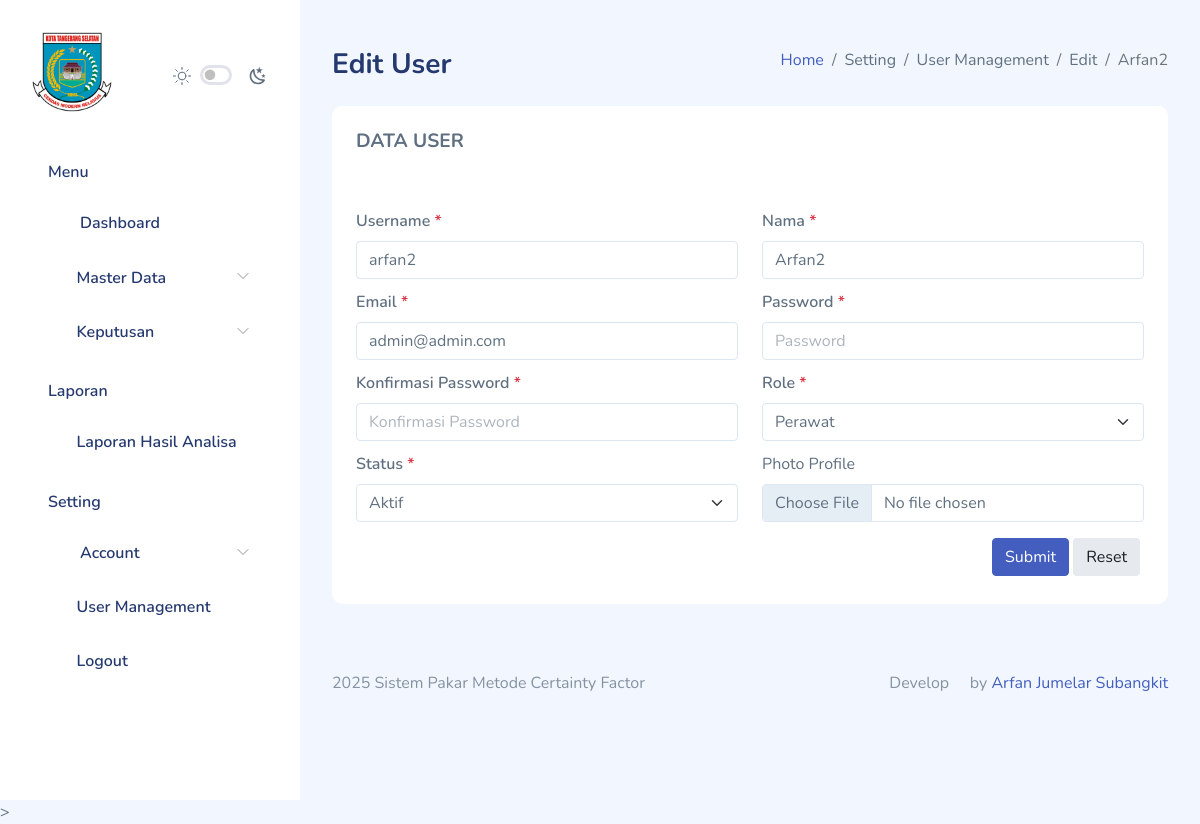
The app's page /user_management/edit_users.php?id=5 (signed in) with its own data.
### tables this page shows
CREATE TABLE `users` (
  `id` int(11) NOT NULL,
  `username` varchar(250) NOT NULL,
  `nama` varchar(250) NOT NULL,
  `email` varchar(250) NOT NULL,
  `password` varchar(250) NOT NULL,
  `role` enum('Admin','Perawat') NOT NULL,
  `status` enum('Aktif','Tidak Aktif') NOT NULL,
  `avatar` varchar(250) NOT NULL,
  `created_at` timestamp NOT NULL DEFAULT current_timestamp(),
  `updated_at` timestamp NULL DEFAULT NULL
);

### functions.php (called while the page is built, shortened)
<?php
$db = mysqli_connect("localhost", "root", "", "dev-arfan");
function query($query)
{
    global $db;
    $result = mysqli_query($db, $query);
    $rows = [];
    if ($result) {
        if (mysqli_num_rows($result) > 0) {
            while ($row = mysqli_fetch_assoc($result)) {
                $rows[] = $row;
            }
        }
    } else {
        echo "Error: " . mysqli_error($db);
    }
    return $rows;
}

### user_management/edit_users.php (the view, shortened to what this page needs)
<?php
include_once("../auth_check.php");
if (isset($_GET["id"]) && is_numeric($_GET["id"])) {
    $id = $_GET["id"];
} else {
    header("HTTP/1.1 404 Not Found");
    include("../error/error-404.html");
    exit;
}
$users = query("SELECT * FROM users WHERE id = $id");
$users = $users[0];
?>
<!DOCTYPE html>
<html lang="en">
<head>
    <link rel="stylesheet" href="../assets/extensions/sweetalert2/sweetalert2.min.css">
    <link rel="stylesheet" href="../assets/compiled/css/app.css">
    <link rel="stylesheet" href="../assets/compiled/css/app-dark.css">
    <link rel="stylesheet" href="../assets/extensions/@fortawesome/fontawesome-free/css/all.min.css">
</head>
<body>
    <div id="app">
        <?php require_once '../partials/sidebar.php'; ?>
        <div id="main">
            <div class="page-heading">
                <div class="page-title mb-3">
                    <div class="row">
                        <div class="col-12 col-md-6 order-md-1 order-last">
                            <h3>Edit User</h3>
                        </div>
                        <div class="col-12 col-md-6 order-md-2 order-first">
                            <nav
                                aria-label="breadcrumb"
                                class="breadcrumb-header float-start float-lg-end">
                                <ol class="breadcrumb">
                                    <li class="breadcrumb-item"><a href="../home">Home</a></li>
                                    <li class="breadcrumb-item" aria-current="page">
                                        Setting
                                    </li>
                                    <li class="breadcrumb-item" aria-current="page">User Management</li>
                                    <li class="breadcrumb-item" aria-current="page">Edit</li>
                                    <li class="breadcrumb-item active" aria-current="page"><?= $users["nama"]; ?></li>
                                </ol>
                            </nav>
                        </div>
                    </div>
                </div>
                <section id="multiple-column-form">
                    <div class="row match-height">
                        <div class="col-12">
                            <div class="card">
                                <div class="card-header">
                                    <h4 class="card-title">DATA USER</h4>
                                </div>
                                <div class="card-content">
                                    <div class="card-body">
                                        <form method="POST" action="" enctype="multipart/form-data" class="form" data-parsley-validate id="myForm">
                                            <div class="row">
                                                <div class="col-md-6 col-12">
                                                    <div class="form-group mandatory">
                                                        <label for="username" class="form-label">Username</label>
                                                        <input
                                                            type="text"
                                                            id="username"
                                                            class="form-control"
                                                            placeholder="Username"
                                                            name="username"
                                                            value="<?= $users["username"]; ?>"
                                                            data-parsley-required="true" />
                                                    </div>
                                                </div>
                                                <div class="col-md-6 col-12">
                                                    <div class="form-group mandatory">
                                                        <label for="nama" class="form-label">Nama</label>
                                                        <input
                                                            type="text"
                                                            id="nama"
                                                            class="form-control"
                                                            placeholder="Nama"
                                                            name="nama"
                                                            value="<?= $users["nama"]; ?>"
                                                            data-parsley-required="true" />
                                                    </div>
                                                </div>
                                                <div class="col-md-6 col-12">
                                                    <div class="form-group mandatory">
                                                        <label for="email" class="form-label">Email</label>
                                                        <input
                                                            type="email"
                                                            id="email"
                                                            class="form-control"
                                                            placeholder="EMail"
                                                            name="email"
                                                            value="<?= $users["email"]; ?>"
                                                            data-parsley-required="true" />
                                                    </div>
                                                </div>
                                                <div class="col-md-6 col-12">
                                                    <div class="form-group mandatory">
                                                        <label for="password" class="form-label">Password</label>
                                                        <input
                                                            type="password"
                                                            id="password"
                                                            class="form-control"
                                                            name="password"
                                                            placeholder="Password"
                                                            data-parsley-required="true" />
                                                    </div>
                                                </div>
                                                <div class="col-md-6 col-12">
                                                    <div class="form-group mandatory">
                                                        <label for="password2" class="form-label">Konfirmasi Password</label>
                                                        <input
                                                            type="password"
                                                            id="password2"
                                                            class="form-control"
                                                            name="password2"
                                                            placeholder="Konfirmasi Password"
                                                            data-parsley-required="true" />
                                                    </div>
                                                </div>
                                                <div class="col-md-6 col-12">
                                                    <fieldset class="form-group mandatory">
                                                        <label for="role" class="form-label">Role</label>
                                                        <select class="form-select" id="role" name="role" required>
                                                            <option value="Perawat" <?= ($users["role"] == "Perawat") ? "selected" : "" ?>>Perawat</option>
                                                        </select>
                                                    </fieldset>
                                                </div>
                                                <div class="col-md-6 col-12">
                                                    <fieldset class="form-group mandatory">
                                                        <label for="status" class="form-label">Status</label>
                                                        <select class="form-select" id="status" name="status" required>
                                                            <option value="Aktif" <?= ($users["status"] == "Aktif") ? "selected" : "" ?>>Aktif</option>
                                                        </select>
                                                    </fieldset>
                                                </div>
                                                <div class="col-md-6 col-12">
                                                    <div class="mb-3">
                                                        <label for="avatar" class="form-label">Photo Profile</label>
                                                        <input class="form-control" type="file" id="avatar" name="avatar">
                                                    </div>
                                                </div>
                                            </div>
                                            <div class="row">
                                                <div class="col-12 d-flex justify-content-end">
                                                    <button type="submit" class="btn btn-primary me-1 mb-1">
                                                        Submit
                                                    </button>
                                                    <button
                                                        type="reset"
                                                        class="btn btn-light-secondary me-1 mb-1">
                                                        Reset
                                                    </button>
                                                </div>
                                            </div>
                                        </form>
                                    </div>
                                </div>
                            </div>
                        </div>
                    </div>
                </section>
            </div>
            <?php require_once '../partials/footer.php'; ?>
        </div>
    </div>
    <script src="../assets/static/js/pages/sweetalert2.js"></script>>
</body>
</html>

### records on screen
users: nama "Arfan2", username "arfan2", email "admin@admin.com", role "Perawat", status "Aktif"
